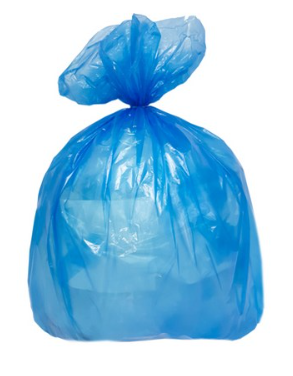
#> input picture test/trash.png, 293 x 376 px
$ python sum_trash.py
#> lines starting #> are read from the running program, lines starting #| are printed output that depends on the picture
import cv2 as cv
import numpy as np

trash=cv.imread('trash.png')
#> trash is the input picture: shape (376, 293, 3); mean B, G, R 231.9, 203.9, 156.5
mask=cv.imread('trash_mask.png')
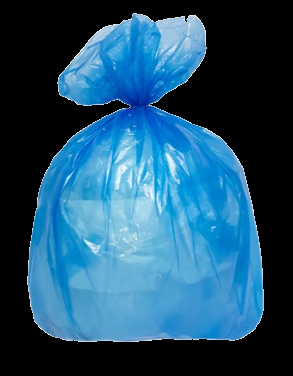
#> input picture test/trash_mask.png, 293 x 376 px
#> mask is the input picture: shape (376, 293, 3); mean B, G, R 108.3, 80.2, 33
dst=cv.imread('fov.png')
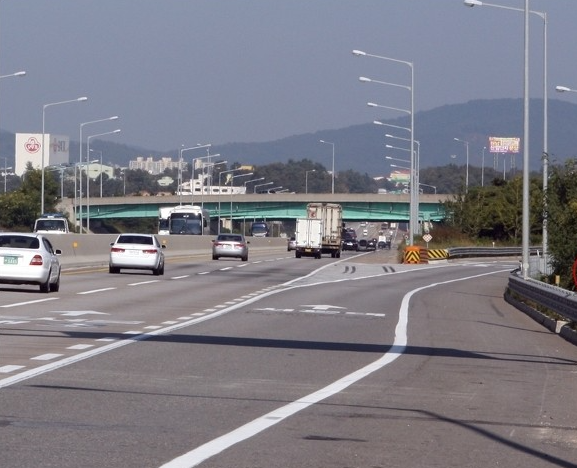
#> input picture test/fov.png, 577 x 468 px
#> dst is the input picture: shape (468, 577, 3); mean B, G, R 134.1, 125, 126.1

# [11 lines of commented-out code are left out]
trash_resize=cv.resize(trash,(30,30))
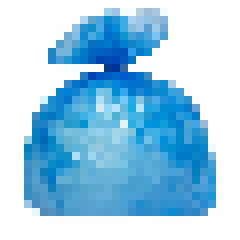
#> trash_resize: shape (30, 30, 3) (shown 8 times larger); mean B, G, R 232, 204.2, 157
trash_mask_resize=cv.resize(mask,(30,30))
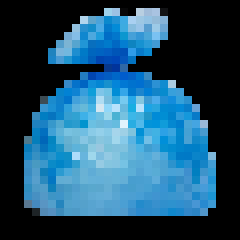
#> trash_mask_resize: shape (30, 30, 3) (shown 8 times larger); mean B, G, R 106.9, 79.1, 32
# d_h,d_w=dst.shape[:2]
t_h,t_w=trash_resize.shape[:2]
#> t_h = 30; t_w = 30
# [9 lines of commented-out code are left out]

crop=dst[200:200+t_h,200:200+t_w]
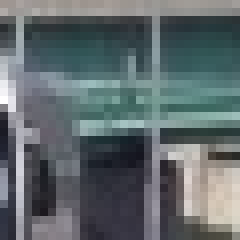
#> crop: shape (30, 30, 3) (shown 8 times larger); mean B, G, R 108.5, 105.8, 95.9
cv.copyTo(trash_resize,trash_mask_resize,crop)
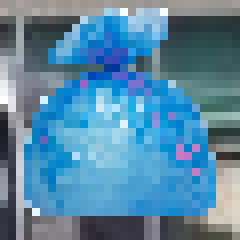
#> crop: shape (30, 30, 3) (shown 8 times larger); mean B, G, R 164.3, 135.3, 87.1
cv.imshow('after_sum',dst)
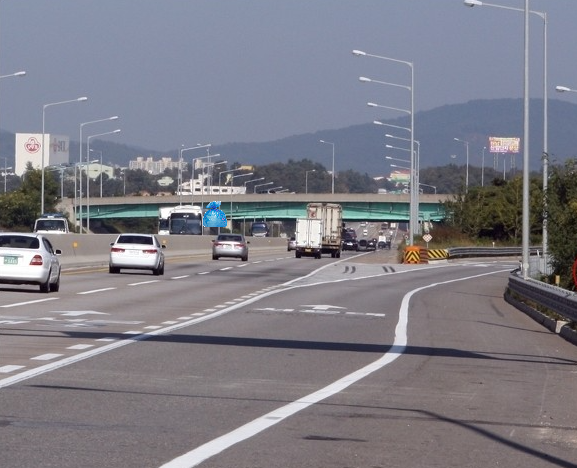
#> window 'after_sum': shape (468, 577, 3); mean B, G, R 134.3, 125, 126.1
cv.waitKey(0)
cv.destroyAllWindows()
